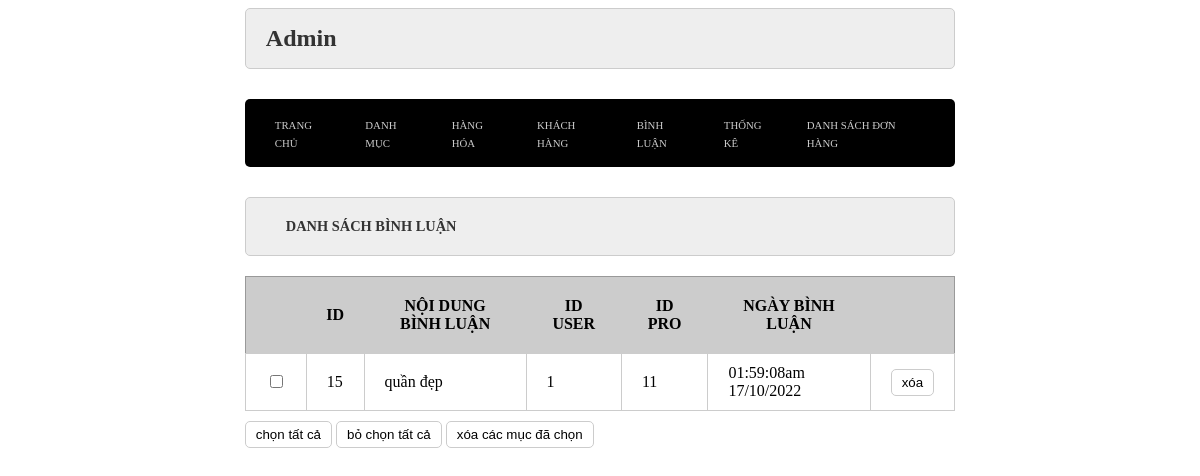
Screenshot of /admin/index.php?act=dsbl with the database file from the repository.
### tables this page shows
CREATE TABLE `binhluan` (
  `id` int(11) NOT NULL,
  `noidung` varchar(255) NOT NULL,
  `iduser` int(11) NOT NULL,
  `idpro` int(11) NOT NULL,
  `ngaybinhluan` varchar(30) NOT NULL
);

### model/pdo.php (called while the page is built, shortened)
<?php
function pdo_get_connection()
{
    $dburl = "mysql:host=localhost;dbname=da1-greenshop;charset=utf8";
    $username = 'root';
    $password = '';
    $conn = new PDO($dburl, $username, $password);
    $conn->setAttribute(PDO::ATTR_ERRMODE, PDO::ERRMODE_EXCEPTION);
    return $conn;
}
function pdo_query($sql)
{
    $sql_args = array_slice(func_get_args(), 1);
    try {
        $conn = pdo_get_connection();
        $stmt = $conn->prepare($sql);
        $stmt->execute($sql_args);
        $rows = $stmt->fetchAll();
        return $rows;
    } catch (PDOException $e) {
        throw $e;
    } finally {
        unset($conn);
    }
}

### model/binhluan.php (called while the page is built, shortened)
<?php
function loadall_binhluan($idpro){
    $sql="select * from binhluan where 1";
    $sql.=" order by id desc";
    $listbl=pdo_query($sql);
    return $listbl;
}

### admin/binhluan/list.php (the view, shortened to what this page needs)
<div class="row">
    <div class="row header frmtitle">
        <h1>DANH SÁCH BÌNH LUẬN</h1>
    </div>
    <div class="row frmcontent">
        <div class="row mb-10 frmdsloai">
            <table>
                <tr>
                    <th></th>
                    <th>ID</th>
                    <th>NỘI DUNG BÌNH LUẬN</th>
                    <th>ID USER</th>
                    <th>ID PRO</th>
                    <th>NGÀY BÌNH LUẬN</th>
                    <th></th>
                </tr>
                <?php
                foreach ($listbinhluan as $binhluan) {
                    extract($binhluan);
                    $xoabl = "index.php?act=xoabl&id=" . $id;
                    echo
                    '
                    <tr>
                    <td><input type="checkbox" name="" id=""></td>
                    <td>'.$id.'</td>
                    <td>' . $noidung . '</td>
                    <td>' . $iduser . '</td>
                    <td>' . $idpro . '</td>
                    <td>' . $ngaybinhluan. '</td>
                    <td> <a href="' . $xoabl . '"> <input type="button" value="xóa"></a></td>
                    </tr>
                    ';
                }
                ?>
            </table>
        </div>
        <div class="row mb-10">
            <input type="button" value="chọn tất cả">
            <input type="button" value="bỏ chọn tất cả">
            <input type="button" value="xóa các mục đã chọn">
        </div>
    </div>
</div>

### view/css/style.css (style rules this page uses)
* { box-sizing: border-box; font-family: 0.7vw; }
.row { float: left; width: 100%; }
.mb-10 { margin-bottom: 10px; }
.header { background-color: black; border: 1px black solid; color: white; border-radius: 5px; }
.header h1 { margin: 20px; font-size: 1.2vw; }
.formtaikhoan input[type="submit"], .frmcontent input[type="submit"], .formtaikhoan input[type="reset"], .frmcontent input[type="reset"], .frmcontent input[type="button"] { border-radius: 5px; padding: 5px 10px; background-color: white; border: 1px #ccc solid; }
.frmtitle { background-color: #eee; border: 1px #ccc solid; color: #333; border-radius: 5px; padding: 0px 20px; }
.frmcontent { padding: 20px 0px; }
.frmdsloai table { width: 100%; border-collapse: collapse; border: 1px solid #999; }
.frmdsloai table th { padding: 20px; background-color: #ccc; }
.frmdsloai table td { padding: 10px 20px; border: 1px solid #ccc; }

### rows the page displays
binhluan: id "15", noidung "quần đẹp", iduser "1", idpro "11", ngaybinhluan "01:59:08am 17/10/2022"
